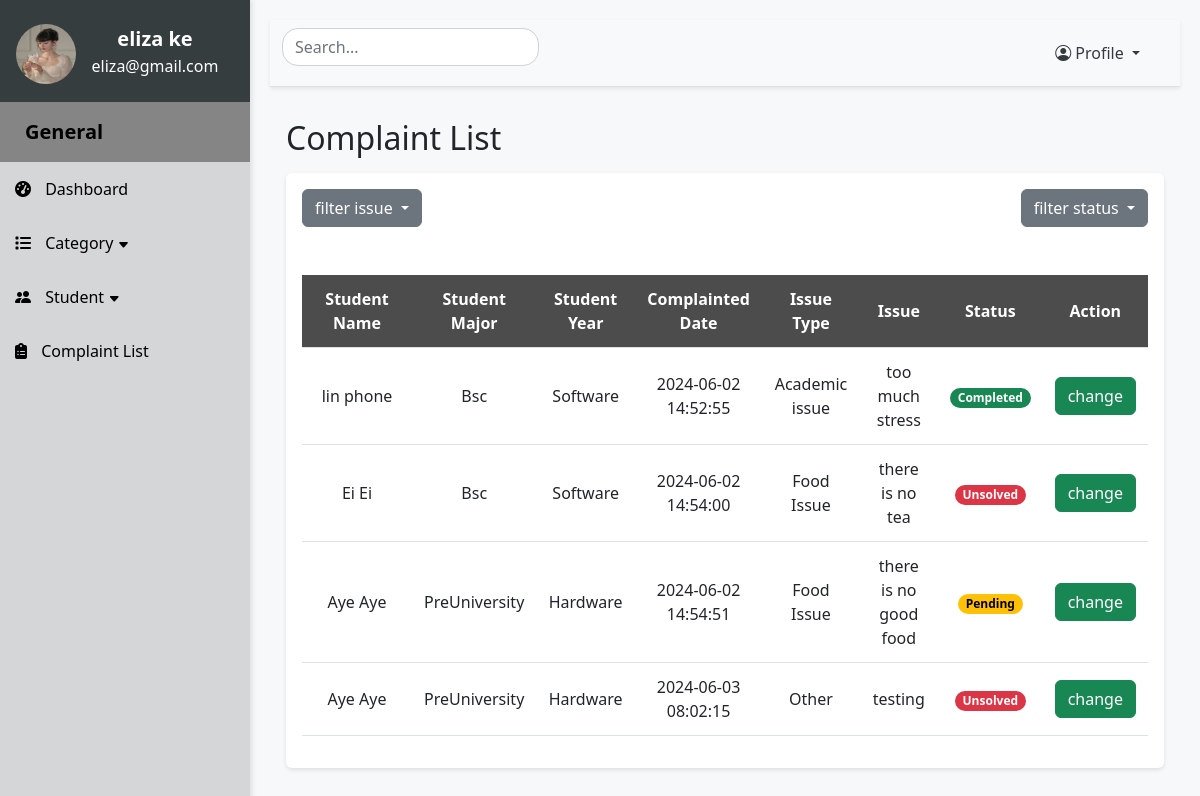
/viewComplaints (signed in), run on the app's committed database.
### website/models.py (models this page shows)
class Student(db.Model):
    id = db.Column(db.Integer, primary_key=True)
    student_name = db.Column(db.String(255), nullable=False)
    student_email = db.Column(db.String(255), nullable=False)
    student_password = db.Column(db.String(255), nullable=False)
    student_image = db.Column(db.String(255), nullable=False)
    student_year = db.Column(db.String(255), nullable=False)
    student_major = db.Column(db.String(255), nullable=False)
    student_phone = db.Column(db.String(255), nullable=False)
    complaints = db.relationship('Complaints')

class Complaints(db.Model):
    id = db.Column(db.Integer, primary_key=True)
    complaint_letter = db.Column(db.Text, nullable=False)
    created_date = db.Column(db.DateTime(timezone=True), default=func.now())
    status = db.Column(db.String(255), nullable=False)
    student_id = db.Column(db.Integer, db.ForeignKey("student.id"))
    category_id = db.Column(db.Integer, db.ForeignKey("category.id"))

class Category(db.Model):
    id = db.Column(db.Integer, primary_key=True)
    cat_name = db.Column(db.String(255), nullable=False)
    cat_description = db.Column(db.String(255), nullable=False)
    cat_image = db.Column(db.String(255), nullable=False)
    complaints = db.relationship('Complaints')

### app.py (the view)
@app.route('/viewComplaints', methods=['GET', 'POST'])
def viewComplaints():
    if 'admin_id' not in session:
        return redirect(url_for('SignIn'))
    else:
        return viewcomplaints()

### website/adminfeatures.py (called while the page is built)
def viewcomplaints():
    complaints = Complaints.query.all()
    count = len(complaints)
    allstudents = Student.query.all()
    allcategories = Category.query.all()
    students = {student.id: {'name': student.student_name, 'year': student.student_year,
                             'major': student.student_major} for student in allstudents}
    categories = {category.id: category.cat_name for category in allcategories}
    return render_template("admincomplaint.html", complaints=complaints, students=students, categories=categories, allcategories=allcategories, count=count)

### website/templates/admincomplaint.html (shortened to what this page needs)
{% extends "adminlayout.html" %} {% block title %}Complaint Page{% endblock%}
{% block content %}
<h2 class="my-3">Complaint List</h2>
  <div class="p-3 mb-5 rounded table-responsive">
    <div class="d-flex justify-content-between mb-5">
      <div class="dropdown">
        <button class="btn btn-secondary dropdown-toggle" type="button" data-bs-toggle="dropdown" aria-expanded="false" style="float:right">
          filter issue
        </button>
      </div>
      <div class="dropdown">
        <button class="btn btn-secondary dropdown-toggle" type="button" data-bs-toggle="dropdown" aria-expanded="false" style="float:right">
          filter status
        </button>
      </div>
    </div>
    <table class="table align-middle">
        <thead>
            <tr>
              <th>Student Name</th>
              <th>Student Major</th>
              <th>Student Year</th>
              <th>Complainted Date</th>
              <th>Issue Type</th>
              <th>Issue</th>
              <th>Status</th>
              <th>Action</th>
            </tr>
        </thead>
        <tbody id="search-table-body">
          {% if count == 0 %}
            <tr>
              <td colspan="8"><h5 style="color: grey">There is no data ...</h5></td>
            </tr>
          {% else %}
            {% for complaint in complaints: %}
            <tr>
              <td class="searchedvalue">{{ students[complaint.student_id]['name'] }}</td>
              <td class="searchedvalue">{{ students[complaint.student_id]['year']}}</td>
              <td class="searchedvalue">{{ students[complaint.student_id]['major']}}</td>
              <td>{{ complaint.created_date }}</td>
              <td class="searchedvalue" >{{ categories[complaint.category_id] }}</td>
              <td>{{ complaint.complaint_letter}}</td>
              <td>
                <small {% if complaint.status== 'Unsolved' %} class="badge text-bg-danger rounded-5"
                {% elif complaint.status== 'Pending' %} class="badge text-bg-warning rounded-5"
                {% elif complaint.status== 'Completed' %} class="badge text-bg-success rounded-5" {% endif %}>
                {{ complaint.status }}
                </small>
              </td>
              <td><a class="btn btn-success" onclick="changeState({{complaint.id}})">change</a></td>
            </tr>
            {% endfor %}
          {% endif %}
        </tbody>
    </table>
  </div>
{% endblock %}

### website/static/css/admincss.css (style rules this page uses)
body { background-color: #f7f8fa; }
.table thead th { background-color: #4c4c4c; color: #fff; text-align: center; }
.table-responsive { background-color: #fff; padding: 10px; border-radius: 10px; box-shadow: 0 2px 4px rgba(0,0,0,0.1); }
.table th, .table td { padding: 0.75rem; text-align: center; vertical-align: middle; }
.table td:first-child, .table th:first-child { width: 13%; }

### data on the page
Complaints: created_date "2024-06-02 14:52:55", complaint_letter "too much stress", status "Completed"
Student: student_name "lin phone", student_year "Bsc", student_major "Software"
Category: cat_name "Academic issue"
Complaints: created_date "2024-06-02 14:54:00", complaint_letter "there is no tea", status "Unsolved"
Student: student_name "Ei Ei", student_year "Bsc", student_major "Software"
Category: cat_name "Food Issue"
Complaints: created_date "2024-06-02 14:54:51", complaint_letter "there is no good food", status "Pending"
Student: student_name "Aye Aye", student_year "PreUniversity", student_major "Hardware"
Complaints: created_date "2024-06-03 08:02:15", complaint_letter "testing", status "Unsolved"
Category: cat_name "Other"

### other printed values
{{ session.get('admin')['admin_name'] }} "eliza ke"
{{ session.get('admin')['admin_email'] }} "eliza@gmail.com"
